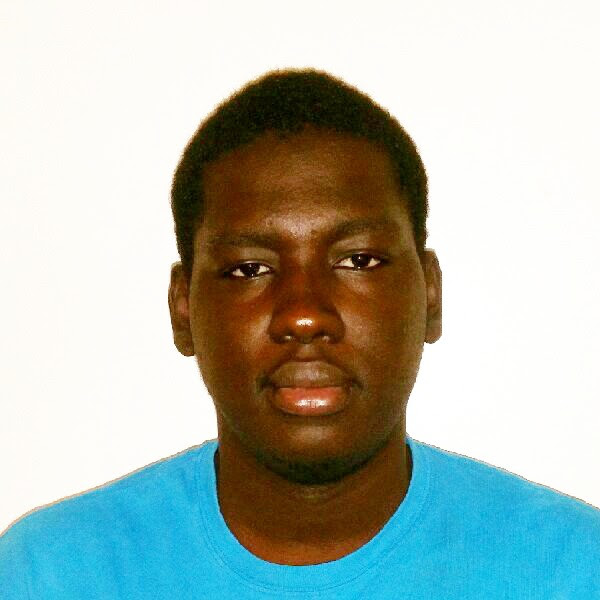
#> input picture jibby_opencv/Object Recognition/ibou.jpg, 600 x 600 px
$ python first.py
#> lines starting #> are read from the running program, lines starting #| are printed output that depends on the picture
#!/usr/bin/env python3
# -*- coding: utf-8 -*-
"""
Created on Thu Apr  5 00:14:12 2018

@author: djibrilsall
"""

import numpy as np

import cv2 as cv

face_cascade = cv.CascadeClassifier('haarcascade_frontalface_default.xml')
eye_cascade = cv.CascadeClassifier('haarcascade_eye.xml')


img = cv.imread('ibou.jpg')
#> img is the input picture: shape (600, 600, 3); mean B, G, R 176.4, 183.9, 171.8
gray = cv.cvtColor(img, cv.COLOR_BGR2GRAY)
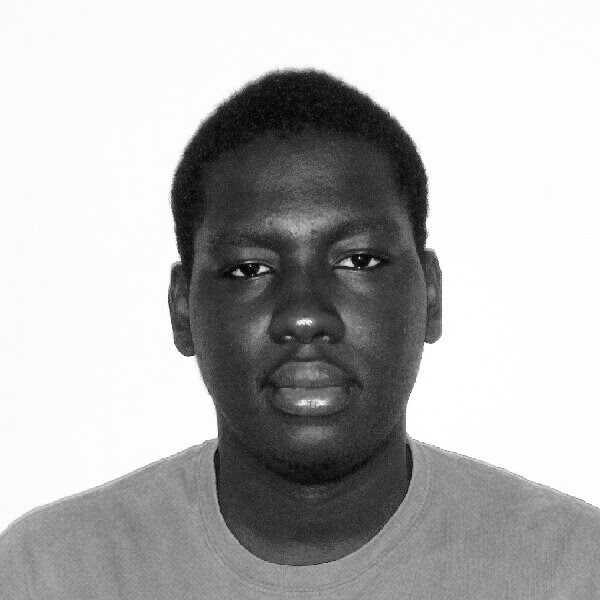
#> gray: shape (600, 600); min 2, max 255, mean 179.5
